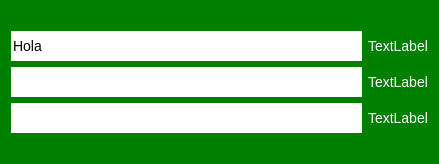
<?xml version="1.0" encoding="UTF-8"?>
<ui version="4.0">
 <class>Dialog</class>
 <widget class="QDialog" name="Dialog">
  <property name="geometry">
   <rect>
    <x>0</x>
    <y>0</y>
    <width>439</width>
    <height>164</height>
   </rect>
  </property>
  <property name="windowTitle">
   <string>Dialog</string>
  </property>
  <property name="styleSheet">
   <string notr="true">QDialog{
background-color:green;
font-family:arial, verdana;
}

QLineEdit{
border:0;
font-size:14px;
height:30px;
}

QLabel{
color:white;
font-size:14px;
}</string>
  </property>
  <layout class="QGridLayout" name="gridLayout_2">
   <item row="0" column="0">
    <layout class="QGridLayout" name="gridLayout">
     <item row="0" column="0">
      <widget class="QLineEdit" name="lineEdit">
       <property name="text">
        <string>Hola</string>
       </property>
      </widget>
     </item>
     <item row="0" column="1">
      <widget class="QLabel" name="label">
       <property name="text">
        <string>TextLabel</string>
       </property>
      </widget>
     </item>
     <item row="1" column="0">
      <widget class="QLineEdit" name="lineEdit_2"/>
     </item>
     <item row="1" column="1">
      <widget class="QLabel" name="label_2">
       <property name="text">
        <string>TextLabel</string>
       </property>
      </widget>
     </item>
     <item row="2" column="0">
      <widget class="QLineEdit" name="lineEdit_3"/>
     </item>
     <item row="2" column="1">
      <widget class="QLabel" name="label_3">
       <property name="text">
        <string>TextLabel</string>
       </property>
      </widget>
     </item>
    </layout>
   </item>
  </layout>
 </widget>
 <resources/>
 <connections/>
</ui>
